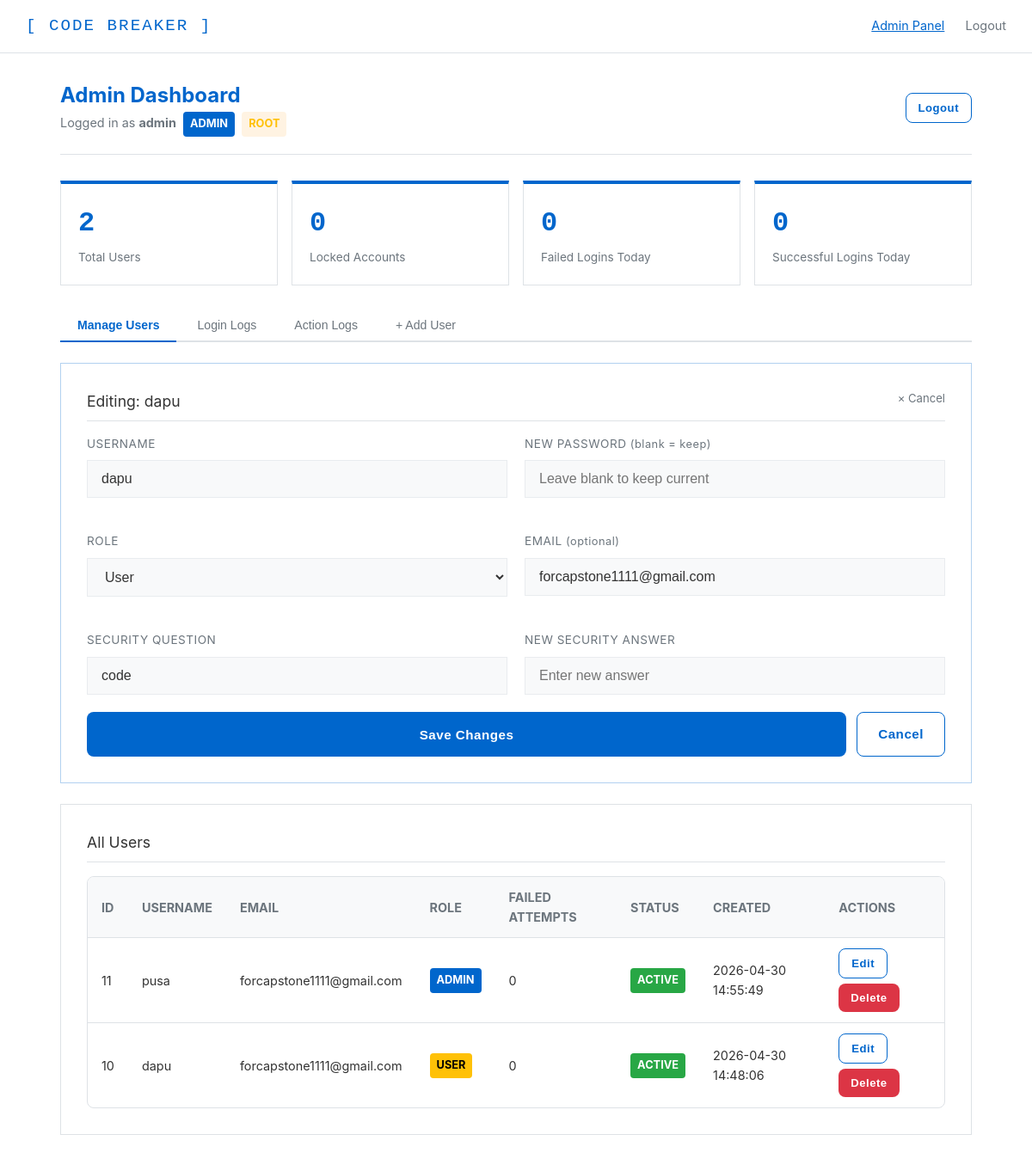
Page /admin.php?edit_id=10&tab=users (signed in) on the committed database.
### tables this page shows
CREATE TABLE `users` (
  `id` int(11) NOT NULL,
  `username` varchar(50) NOT NULL,
  `email` varchar(255) DEFAULT NULL,
  `otp` varchar(6) DEFAULT NULL,
  `otp_expiration` datetime DEFAULT NULL,
  `password_hash` varchar(255) NOT NULL,
  `role` enum('admin','user') DEFAULT 'user',
  `failed_attempts` int(11) DEFAULT 0,
  `lock_until` datetime DEFAULT NULL,
  `lockout_tier` int(11) NOT NULL DEFAULT 0,
  `created_at` datetime DEFAULT current_timestamp()
);

CREATE TABLE `security_questions` (
  `id` int(11) NOT NULL,
  `user_id` int(11) NOT NULL,
  `question` varchar(255) NOT NULL,
  `answer_hash` varchar(255) NOT NULL
);

### db.php (called while the page is built, shortened)
<?php
function cb_lock_until_timestamp($lock_until) {
    if ($lock_until === null || $lock_until === '' || $lock_until === '0000-00-00 00:00:00') {
        return null;
    }
    $t = strtotime((string)$lock_until);
    return $t === false ? null : $t;
}
function cb_user_login_cooldown_active($lock_until) {
    $ts = cb_lock_until_timestamp($lock_until);
    return $ts !== null && $ts > time();
}

### admin.php (the view, shortened to what this page needs)
<?php
require_once 'db.php';
$current_admin_id = (int)($_SESSION['user_id'] ?? 0);
$is_root_admin = ($current_admin_id === 1);
$active_tab   = $_GET['tab'] ?? 'users';
$edit_user = null;
$edit_sq   = null;
if (isset($_GET['edit_id'])) {
    $edit_id = (int)$_GET['edit_id'];
    $active_tab = 'users';
    if ($edit_id != 1) {
        $stmt = $conn->prepare("SELECT * FROM users WHERE id = ?");
        $stmt->bind_param("i", $edit_id);
        $stmt->execute();
        $edit_user = $stmt->get_result()->fetch_assoc();
        if ($edit_user) {
            $stmt = $conn->prepare(
                "SELECT * FROM security_questions WHERE user_id = ? LIMIT 1"
            );
            $stmt->bind_param("i", $edit_id);
            $stmt->execute();
            $edit_sq = $stmt->get_result()->fetch_assoc();
        }
    }
}
$users_result = $conn->query(
    'SELECT * FROM users WHERE id != 1 ORDER BY created_at DESC'
);
$total_users  = $conn->query('SELECT COUNT(*) AS c FROM users WHERE id != 1')->fetch_assoc()['c'];
$locked_count = 0;
$failed_today  = $conn->query(
    "SELECT COUNT(*) AS c FROM login_logs WHERE status='FAILED' AND DATE(timestamp)=CURDATE()"
)->fetch_assoc()['c'];
$success_today = $conn->query(
    "SELECT COUNT(*) AS c FROM login_logs WHERE status='SUCCESS' AND DATE(timestamp)=CURDATE()"
)->fetch_assoc()['c'];
?>
<!DOCTYPE html>
<html lang="en">
<head>
    <link rel="stylesheet" href="style.css">
</head>
<body>
<div class="navbar">
    <a href="index.php" class="logo">[ CODE BREAKER ]</a>
    <nav>
        <a href="admin.php" class="active">Admin Panel</a>
        <a href="logout.php">Logout</a>
    </nav>
</div>
<div class="dashboard">
    <div class="dashboard-header">
        <div>
            <h1>Admin Dashboard</h1>
            <p>Logged in as <strong><?= htmlspecialchars($_SESSION['username']) ?></strong>
               &nbsp;<span class="badge badge-admin">ADMIN</span>
               <?php if ($is_root_admin): ?>
                   &nbsp;<span class="badge badge-root">ROOT</span>
               <?php endif; ?>
            </p>
        </div>
        <a href="logout.php" class="btn btn-outline btn-sm">Logout</a>
    </div>
    <div class="stat-grid">
        <div class="stat-card">
            <div class="stat-num"><?= $total_users ?></div>
            <div class="stat-label">Total Users</div>
        </div>
        <div class="stat-card">
            <div class="stat-num stat-num-warning"><?= $locked_count ?></div>
            <div class="stat-label">Locked Accounts</div>
        </div>
        <div class="stat-card">
            <div class="stat-num stat-num-danger"><?= $failed_today ?></div>
            <div class="stat-label">Failed Logins Today</div>
        </div>
        <div class="stat-card">
            <div class="stat-num stat-num-success"><?= $success_today ?></div>
            <div class="stat-label">Successful Logins Today</div>
        </div>
    </div>
    <div class="tab-bar">
        <button class="tab-btn <?= $active_tab === 'users' ? 'active' : '' ?>"
                data-tab="users">
            Manage Users
        </button>
        <button class="tab-btn <?= $active_tab === 'login_logs' ? 'active' : '' ?>"
                data-tab="login_logs">
            Login Logs
        </button>
        <button class="tab-btn <?= $active_tab === 'action_logs' ? 'active' : '' ?>"
                data-tab="action_logs">
            Action Logs
        </button>
        <button class="tab-btn <?= $active_tab === 'add_user' ? 'active' : '' ?>"
                data-tab="add_user">
            + Add User
        </button>
    </div>
    <div id="tab-users" class="tab-pane <?= $active_tab === 'users' ? 'active' : '' ?>">
        <?php if ($edit_user): ?>
        <div class="card card-edit">
            <p class="section-title">
                Editing: <?= htmlspecialchars($edit_user['username']) ?>
                <a href="admin.php?tab=users" class="cancel-link">&times; Cancel</a>
            </p>
            <form method="POST" action="admin.php">
                <div class="grid-2">
                    <div class="form-group">
                        <label>Username</label>
                        <input type="text" name="username"
                               value="<?= htmlspecialchars($edit_user['username']) ?>"
                               required autocomplete="off">
                    </div>
                    <div class="form-group">
                        <label>New Password <span class="label-note">(blank = keep)</span></label>
                        <input type="password" name="password" placeholder="Leave blank to keep current">
                    </div>
                    <div class="form-group">
                        <label>Role</label>
                        <select name="role">
                            <option value="user"  <?= $edit_user['role'] === 'user'  ? 'selected' : '' ?>>User</option>
                        </select>
                    </div>
                    <div class="form-group">
                        <label>Email <span class="label-note">(optional)</span></label>
                        <input type="email" name="edit_email"
                               value="<?= htmlspecialchars($edit_user['email'] ?? '') ?>"
                               placeholder="user@email.com">
                    </div>
                    <div class="form-group">
                        <label>Security Question</label>
                        <input type="text" name="sq_question"
                               value="<?= htmlspecialchars($edit_sq['question'] ?? '') ?>" required>
                    </div>
                    <div class="form-group">
                        <label>New Security Answer</label>
                        <input type="text" name="sq_answer"
                               placeholder="Enter new answer" required autocomplete="off">
                    </div>
                </div>
                <div class="form-actions">
                    <button type="submit" class="btn btn-primary btn-flex">Save Changes</button>
                    <a href="admin.php?tab=users" class="btn btn-outline">Cancel</a>
                </div>
            </form>
        </div>
        <?php endif; ?>
        <div class="card card-full">
            <p class="section-title">All Users</p>
            <div class="table-wrapper">
                <table>
                    <thead>
                        <tr>
                            <th>ID</th>
                            <th>Username</th>
                            <th>Email</th>
                            <th>Role</th>
                            <th>Failed Attempts</th>
                            <th>Status</th>
                            <th>Created</th>
                            <th>Actions</th>
                        </tr>
                    </thead>
                    <tbody>
                    <?php while ($u = $users_result->fetch_assoc()): ?>
                        <?php
                        $is_locked       = cb_user_login_cooldown_active($u['lock_until'] ?? null);
                        $target_is_admin = ($u['role'] === 'admin');
                        $can_delete      = (!$target_is_admin || $is_root_admin);
                        ?>
                        <tr>
                            <td><?= $u['id'] ?></td>
                            <td><?= htmlspecialchars($u['username']) ?></td>
                            <td>
                                <?php if (!empty($u['email'])): ?>
                                    <?= htmlspecialchars($u['email']) ?>
                                <?php else: ?>
                                    <span class="text-muted">—</span>
                                <?php endif; ?>
                            </td>
                            <td>
                                <span class="badge badge-<?= $u['role'] ?>">
                                    <?= strtoupper($u['role']) ?>
                                </span>
                            </td>
                            <td><?= $u['failed_attempts'] ?></td>
                            <td>
                                <span class="badge <?= $is_locked ? 'badge-locked' : 'badge-success' ?>">
                                    <?= $is_locked ? 'Locked' : 'Active' ?>
                                </span>
                            </td>
                            <td><?= $u['created_at'] ?></td>
                            <td class="td-actions">
                                <div class="action-row">
                                    <a href="admin.php?edit_id=<?= $u['id'] ?>&tab=users"
                                       class="btn btn-outline btn-sm">Edit</a>
                                    <?php if ($can_delete): ?>
                                        <?php
                                        $conf = json_encode(
                                            'Delete ' . $u['username'] . '? This cannot be undone.',
                                            JSON_HEX_TAG | JSON_HEX_APOS | JSON_HEX_AMP | JSON_HEX_QUOT
                                        );
                                        ?>
                                        <a href="admin.php?delete_id=<?= (int)$u['id'] ?>&tab=users"
                                           class="btn btn-danger btn-sm"
                                           onclick="return confirm(<?= $conf ?>)">
                                            Delete
                                        </a>
                                    <?php endif; ?>
                                </div>
                            </td>
                        </tr>
                    <?php endwhile; ?>
                    </tbody>
                </table>
            </div>
        </div>
    </div>
</div>
</body>
</html>

### rows in the picture
users: username "dapu", role "User", edit_email "forcapstone1111@gmail.com", id "10", email "forcapstone1111@gmail.com", role "USER", failed_attempts "0", shows "ACTIVE", created_at "2026-04-30 14:48:06"
security_questions: sq_question "code"
users: id "11", username "pusa", email "forcapstone1111@gmail.com", role "ADMIN", failed_attempts "0", shows "ACTIVE", created_at "2026-04-30 14:55:49"

### other values in the picture
$_SESSION['username'] "admin"
$total_users "2"
$locked_count "0"
$failed_today "0"
$success_today "0"
